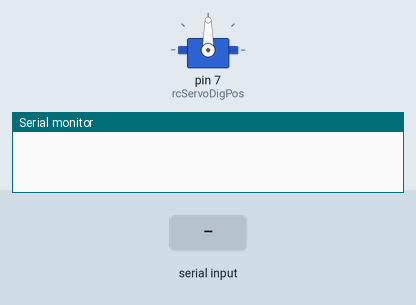
Recording of a sketch running on a simulated Arduino Leonardo, built with avr-gcc and run on an emulated ATmega32U4. Parts: servo, the last lines printed to the serial monitor. The test bench sets the inputs (shaded band).

Above: at 1.2 s.
1.3 s: "a" received over Serial
At 1.9 s:
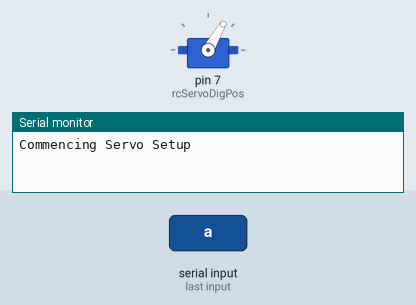
At 2.6 s:
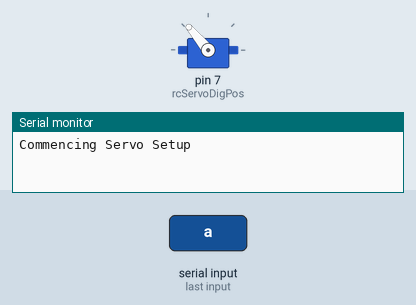
4.3 s: "d" received over Serial
Timing chart, 0 to 7.3 s (numbered marks = the images above; inputs shaded):
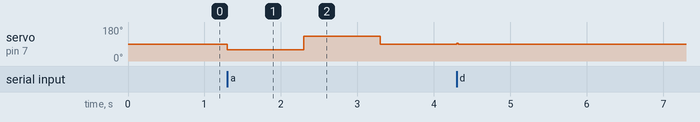

The sketch:

RCCar.ino
```cpp
#include <Servo.h>

Servo rcServo;
int rcServoDegree=90;
static int rcServoDigPos=7;
boolean SetupCalled=false;
int command;
int intervall=50;

void setup(){
    rcServo.attach(rcServoDigPos);
    Serial.begin(115200);
}


void loop(){

    if(Serial.available()>0){
        if(SetupCalled==false){
            Serial.println("Commencing Servo Setup");
            rcServo.write(60);
            delay(1000);
            rcServo.write(130);
            delay(1000);
            rcServo.write(90);
            delay(1000);
            Serial.println("Servo Setup complete");
            SetupCalled=true;
        }

        command=Serial.read();

        if(command==97){
            if (rcServoDegree < 130) {
                rcServoDegree += 5;
            }
            Serial.print("left");
            Serial.print("\t");
            Serial.println(rcServoDegree);
            rcServo.write(rcServoDegree);
            delay(15);
            command=Serial.read();
        }
        if(command==100){
            if (rcServoDegree > 60) {
                rcServoDegree -= 5;
            }
            Serial.print("right");
            Serial.print("\t");
            Serial.println(rcServoDegree);
            rcServo.write(rcServoDegree);
            delay(15);
            command=Serial.read();
        }
        if(command==119){
            rcServoDegree=90;
            Serial.print("straight");
            Serial.print("\t");
            Serial.println(rcServoDegree);
            rcServo.write(rcServoDegree);
            delay(15);
            command=Serial.read();
        }
        rcServo.write(rcServoDegree);
        delay(100);
    }
}
```

Measured:
- after the input at 1.3 s, servo on pin 7 (rcServoDigPos): 90° → 60° at once, → 130° 1.0 s later, → 90° 1.0 s later
